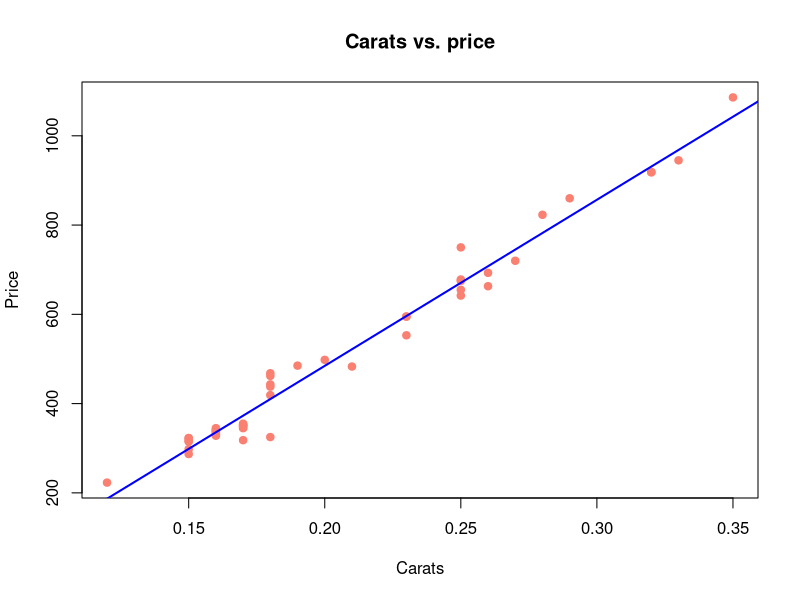

Reproduce this figure in R.
diamonds<-read.csv("diamond.csv")
diamonds

price=diamonds$Price
carat=diamonds$Carats

plot(carat, price, 
     pch=19, 
     col="salmon",
     main="Carats vs. price",
     xlab="Carats",
     ylab="Price")

lin.mod=lm(price ~ carat)
lin.mod
summary(lin.mod)

?abline
abline(lin.mod, col="blue", lwd=2)

cor(price, carat)
